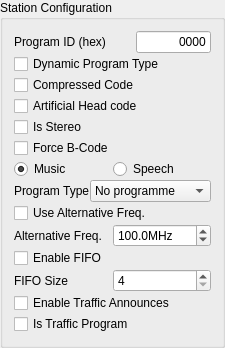
                <widget class="QGroupBox" name="groupBox_11">
                 <property name="sizePolicy">
                  <sizepolicy hsizetype="Minimum" vsizetype="Minimum">
                   <horstretch>0</horstretch>
                   <verstretch>0</verstretch>
                  </sizepolicy>
                 </property>
                 <property name="title">
                  <string>Station Configuration</string>
                 </property>
                 <property name="checkable">
                  <bool>false</bool>
                 </property>
                 <layout class="QVBoxLayout" name="verticalLayout_24">
                  <property name="spacing">
                   <number>1</number>
                  </property>
                  <item>
                   <layout class="QHBoxLayout" name="horizontalLayout_30">
                    <property name="spacing">
                     <number>0</number>
                    </property>
                    <item>
                     <widget class="QLabel" name="label_22">
                      <property name="sizePolicy">
                       <sizepolicy hsizetype="Preferred" vsizetype="Preferred">
                        <horstretch>200</horstretch>
                        <verstretch>0</verstretch>
                       </sizepolicy>
                      </property>
                      <property name="minimumSize">
                       <size>
                        <width>0</width>
                        <height>0</height>
                       </size>
                      </property>
                      <property name="toolTip">
                       <string>Sets the RDS PI code to be transmitted
in block A and block C (for type B groups).</string>
                      </property>
                      <property name="layoutDirection">
                       <enum>Qt::LeftToRight</enum>
                      </property>
                      <property name="text">
                       <string>Program ID (hex)</string>
                      </property>
                     </widget>
                    </item>
                    <item>
                     <widget class="QLineEdit" name="lineEdit_rds_progid">
                      <property name="sizePolicy">
                       <sizepolicy hsizetype="MinimumExpanding" vsizetype="Fixed">
                        <horstretch>0</horstretch>
                        <verstretch>0</verstretch>
                       </sizepolicy>
                      </property>
                      <property name="minimumSize">
                       <size>
                        <width>75</width>
                        <height>0</height>
                       </size>
                      </property>
                      <property name="maximumSize">
                       <size>
                        <width>35</width>
                        <height>16777215</height>
                       </size>
                      </property>
                      <property name="toolTip">
                       <string>Sets the RDS PI code to be transmitted
in block A and block C (for type B groups).</string>
                      </property>
                      <property name="inputMethodHints">
                       <set>Qt::ImhNone</set>
                      </property>
                      <property name="text">
                       <string>0000</string>
                      </property>
                      <property name="maxLength">
                       <number>4</number>
                      </property>
                      <property name="frame">
                       <bool>true</bool>
                      </property>
                      <property name="cursorPosition">
                       <number>4</number>
                      </property>
                      <property name="alignment">
                       <set>Qt::AlignRight|Qt::AlignTrailing|Qt::AlignVCenter</set>
                      </property>
                     </widget>
                    </item>
                   </layout>
                  </item>
                  <item>
                   <widget class="QCheckBox" name="checkBox_rds_dynPT">
                    <property name="toolTip">
                     <string>Indicates that the PTY code is dynamically switched.</string>
                    </property>
                    <property name="text">
                     <string>Dynamic Program Type</string>
                    </property>
                   </widget>
                  </item>
                  <item>
                   <widget class="QCheckBox" name="checkBox_rds_compr_code">
                    <property name="toolTip">
                     <string>Set if RDS data is compressed</string>
                    </property>
                    <property name="text">
                     <string>Compressed Code</string>
                    </property>
                   </widget>
                  </item>
                  <item>
                   <widget class="QCheckBox" name="checkBox_rds_art_head">
                    <property name="toolTip">
                     <string>Set if artifical head.</string>
                    </property>
                    <property name="text">
                     <string>Artificial Head code</string>
                    </property>
                   </widget>
                  </item>
                  <item>
                   <widget class="QCheckBox" name="checkBox_rds_is_stereo">
                    <property name="toolTip">
                     <string>Mono/Stereo code</string>
                    </property>
                    <property name="text">
                     <string>Is Stereo</string>
                    </property>
                   </widget>
                  </item>
                  <item>
                   <widget class="QCheckBox" name="checkBox_rds_forceb">
                    <property name="toolTip">
                     <string>Use the PTY and TP set here in all block B data.</string>
                    </property>
                    <property name="text">
                     <string>Force B-Code</string>
                    </property>
                   </widget>
                  </item>
                  <item>
                   <layout class="QHBoxLayout" name="horizontalLayout_7">
                    <property name="spacing">
                     <number>0</number>
                    </property>
                    <item>
                     <widget class="QRadioButton" name="radioButton_rds_music">
                      <property name="toolTip">
                       <string>Set music/speech flag</string>
                      </property>
                      <property name="text">
                       <string>Music</string>
                      </property>
                      <property name="checked">
                       <bool>true</bool>
                      </property>
                     </widget>
                    </item>
                    <item>
                     <widget class="QRadioButton" name="radioButton_rds_speech">
                      <property name="toolTip">
                       <string>Set music/speech flag</string>
                      </property>
                      <property name="text">
                       <string>Speech</string>
                      </property>
                     </widget>
                    </item>
                   </layout>
                  </item>
                  <item>
                   <layout class="QHBoxLayout" name="horizontalLayout_31">
                    <property name="spacing">
                     <number>0</number>
                    </property>
                    <item>
                     <widget class="QLabel" name="label_26">
                      <property name="text">
                       <string>Program Type</string>
                      </property>
                     </widget>
                    </item>
                    <item>
                     <widget class="QComboBox" name="comboBox_rds_pty">
                      <property name="minimumSize">
                       <size>
                        <width>100</width>
                        <height>0</height>
                       </size>
                      </property>
                      <property name="toolTip">
                       <string>Select station's content type.</string>
                      </property>
                      <property name="maxCount">
                       <number>32</number>
                      </property>
                      <item>
                       <property name="text">
                        <string>No programme</string>
                       </property>
                      </item>
                      <item>
                       <property name="text">
                        <string>News</string>
                       </property>
                      </item>
                      <item>
                       <property name="text">
                        <string>Current affairs</string>
                       </property>
                      </item>
                      <item>
                       <property name="text">
                        <string>Information</string>
                       </property>
                      </item>
                      <item>
                       <property name="text">
                        <string>Sport</string>
                       </property>
                      </item>
                      <item>
                       <property name="text">
                        <string>Education</string>
                       </property>
                      </item>
                      <item>
                       <property name="text">
                        <string>Drama</string>
                       </property>
                      </item>
                      <item>
                       <property name="text">
                        <string>Culture</string>
                       </property>
                      </item>
                      <item>
                       <property name="text">
                        <string>Science</string>
                       </property>
                      </item>
                      <item>
                       <property name="text">
                        <string>Varied</string>
                       </property>
                      </item>
                      <item>
                       <property name="text">
                        <string>Pop music</string>
                       </property>
                      </item>
                      <item>
                       <property name="text">
                        <string>Rock music</string>
                       </property>
                      </item>
                      <item>
                       <property name="text">
                        <string>Easy listening</string>
                       </property>
                      </item>
                      <item>
                       <property name="text">
                        <string>Light classical</string>
                       </property>
                      </item>
                      <item>
                       <property name="text">
                        <string>Serious classical</string>
                       </property>
                      </item>
                      <item>
                       <property name="text">
                        <string>Other music</string>
                       </property>
                      </item>
                      <item>
                       <property name="text">
                        <string>Weather</string>
                       </property>
                      </item>
                      <item>
                       <property name="text">
                        <string>Finance</string>
                       </property>
                      </item>
                      <item>
                       <property name="text">
                        <string>Children’s</string>
                       </property>
                      </item>
                      <item>
                       <property name="text">
                        <string>Social affairs</string>
                       </property>
                      </item>
                      <item>
                       <property name="text">
                        <string>Religion</string>
                       </property>
                      </item>
                      <item>
                       <property name="text">
                        <string>Phone-in</string>
                       </property>
                      </item>
                      <item>
                       <property name="text">
                        <string>Travel</string>
                       </property>
                      </item>
                      <item>
                       <property name="text">
                        <string>Leisure</string>
                       </property>
                      </item>
                      <item>
                       <property name="text">
                        <string>Jazz music</string>
                       </property>
                      </item>
                      <item>
                       <property name="text">
                        <string>Country music</string>
                       </property>
                      </item>
                      <item>
                       <property name="text">
                        <string>National music</string>
                       </property>
                      </item>
                      <item>
                       <property name="text">
                        <string>Oldies music</string>
                       </property>
                      </item>
                      <item>
                       <property name="text">
                        <string>Folk music</string>
                       </property>
                      </item>
                      <item>
                       <property name="text">
                        <string>Documentary</string>
                       </property>
                      </item>
                      <item>
                       <property name="text">
                        <string>Alarm test</string>
                       </property>
                      </item>
                      <item>
                       <property name="text">
                        <string>Alarm</string>
                       </property>
                      </item>
                     </widget>
                    </item>
                   </layout>
                  </item>
                  <item>
                   <widget class="QCheckBox" name="checkBox_rds_useaf">
                    <property name="toolTip">
                     <string>Sets the AF RDS Program Service Alternate Frequency.
This provides the ability to inform the receiver of a single
alternate frequency using AF Method A coding and is
transmitted along with the RDS_PS Groups.</string>
                    </property>
                    <property name="text">
                     <string>Use Alternative Freq.</string>
                    </property>
                   </widget>
                  </item>
                  <item>
                   <widget class="QFrame" name="frame_rds_af">
                    <property name="enabled">
                     <bool>true</bool>
                    </property>
                    <property name="frameShape">
                     <enum>QFrame::NoFrame</enum>
                    </property>
                    <property name="frameShadow">
                     <enum>QFrame::Raised</enum>
                    </property>
                    <layout class="QHBoxLayout" name="horizontalLayout_54">
                     <property name="spacing">
                      <number>0</number>
                     </property>
                     <property name="margin">
                      <number>0</number>
                     </property>
                     <item>
                      <widget class="QLabel" name="label_28">
                       <property name="toolTip">
                        <string>Sets the AF RDS Program Service Alternate Frequency.
This provides the ability to inform the receiver of a single
alternate frequency using AF Method A coding and is
transmitted along with the RDS_PS Groups.</string>
                       </property>
                       <property name="text">
                        <string>Alternative Freq.</string>
                       </property>
                      </widget>
                     </item>
                     <item>
                      <widget class="QDoubleSpinBox" name="doubleSpinBox_rds_af">
                       <property name="minimumSize">
                        <size>
                         <width>60</width>
                         <height>0</height>
                        </size>
                       </property>
                       <property name="toolTip">
                        <string>Sets the AF RDS Program Service Alternate Frequency.
This provides the ability to inform the receiver of a single
alternate frequency using AF Method A coding and is
transmitted along with the RDS_PS Groups.</string>
                       </property>
                       <property name="prefix">
                        <string/>
                       </property>
                       <property name="suffix">
                        <string>MHz</string>
                       </property>
                       <property name="decimals">
                        <number>1</number>
                       </property>
                       <property name="minimum">
                        <double>87.599999999999994</double>
                       </property>
                       <property name="maximum">
                        <double>107.900000000000006</double>
                       </property>
                       <property name="singleStep">
                        <double>0.100000000000000</double>
                       </property>
                       <property name="value">
                        <double>100.000000000000000</double>
                       </property>
                      </widget>
                     </item>
                    </layout>
                   </widget>
                  </item>
                  <item>
                   <widget class="QCheckBox" name="checkBox_rds_fifo">
                    <property name="toolTip">
                     <string>Sets the RDS FIFO. The FIFO allows to sending single messages
without rotation then in curcular.
In most cases, fifo used to sending current time in RDS stream.</string>
                    </property>
                    <property name="text">
                     <string>Enable FIFO</string>
                    </property>
                   </widget>
                  </item>
                  <item>
                   <widget class="QFrame" name="frame_rds_fifo">
                    <property name="enabled">
                     <bool>true</bool>
                    </property>
                    <property name="frameShape">
                     <enum>QFrame::NoFrame</enum>
                    </property>
                    <property name="frameShadow">
                     <enum>QFrame::Raised</enum>
                    </property>
                    <layout class="QHBoxLayout" name="horizontalLayout_55">
                     <property name="spacing">
                      <number>0</number>
                     </property>
                     <property name="margin">
                      <number>0</number>
                     </property>
                     <item>
                      <widget class="QLabel" name="label_29">
                       <property name="sizePolicy">
                        <sizepolicy hsizetype="Preferred" vsizetype="Preferred">
                         <horstretch>0</horstretch>
                         <verstretch>0</verstretch>
                        </sizepolicy>
                       </property>
                       <property name="toolTip">
                        <string>Sets the RDS FIFO size in number of blocks. Note that the value written must
be one larger than the desired FIFO size. The number of blocks allocated will
reduce the size of the Circular RDS Group Buffer by the same amount.
For instance, if RDS FIFO size = 20, then the RDS Circular Buffer will be reduced
by 20 blocks. The minimumnumber of blocks which should be allocated is 4.
This provides enough room for a single group of any type (xA or xB) to be
transmitted. Groups xA require 3 Blocks, Groups xB require 2 Blocks as block C'
is always the same as the RDS PI code. Before setting this value, determine the
available blocks through the TX_RDS_FIFO command, as the buffer size may vary
between versions or part numbers. The guaranteed minimum FIFO size, however,
is 53 blocks. The RDS FIFO and the RDS Circular Buffer should be emptied with
the TX_RDS_FIFO command prior to changing the size of the FIFO.</string>
                       </property>
                       <property name="text">
                        <string>FIFO Size</string>
                       </property>
                      </widget>
                     </item>
                     <item>
                      <widget class="QSpinBox" name="spinBox_rds_fifo_sz">
                       <property name="minimumSize">
                        <size>
                         <width>60</width>
                         <height>0</height>
                        </size>
                       </property>
                       <property name="toolTip">
                        <string>Sets the RDS FIFO size in number of blocks. Note that the value written must
be one larger than the desired FIFO size. The number of blocks allocated will
reduce the size of the Circular RDS Group Buffer by the same amount.
For instance, if RDS FIFO size = 20, then the RDS Circular Buffer will be reduced
by 20 blocks. The minimumnumber of blocks which should be allocated is 4.
This provides enough room for a single group of any type (xA or xB) to be
transmitted. Groups xA require 3 Blocks, Groups xB require 2 Blocks as block C'
is always the same as the RDS PI code. Before setting this value, determine the
available blocks through the TX_RDS_FIFO command, as the buffer size may vary
between versions or part numbers. The guaranteed minimum FIFO size, however,
is 53 blocks. The RDS FIFO and the RDS Circular Buffer should be emptied with
the TX_RDS_FIFO command prior to changing the size of the FIFO.</string>
                       </property>
                       <property name="minimum">
                        <number>4</number>
                       </property>
                       <property name="maximum">
                        <number>54</number>
                       </property>
                       <property name="singleStep">
                        <number>3</number>
                       </property>
                       <property name="value">
                        <number>4</number>
                       </property>
                      </widget>
                     </item>
                    </layout>
                   </widget>
                  </item>
                  <item>
                   <widget class="QCheckBox" name="checkBox_rds_ta">
                    <property name="toolTip">
                     <string>Set this flag if your station may provide traffic information</string>
                    </property>
                    <property name="text">
                     <string>Enable Traffic Announces</string>
                    </property>
                   </widget>
                  </item>
                  <item>
                   <widget class="QCheckBox" name="checkBox_rds_ta_tp">
                    <property name="toolTip">
                     <string>Set this flag, ig your station transmitting traffic information right now.</string>
                    </property>
                    <property name="text">
                     <string>Is Traffic Program</string>
                    </property>
                   </widget>
                  </item>
                 </layout>
                </widget>
